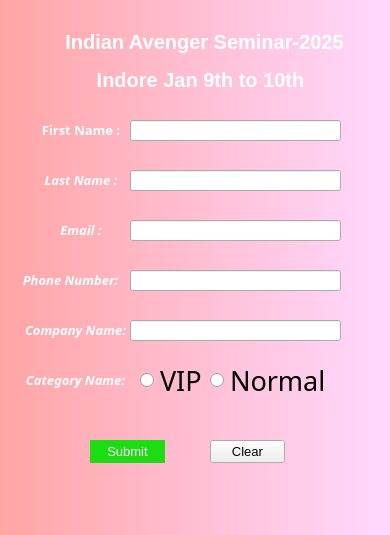
<?xml version="1.0" encoding="UTF-8"?>
<ui version="4.0">
 <class>MainWindow</class>
 <widget class="QMainWindow" name="MainWindow">
  <property name="geometry">
   <rect>
    <x>0</x>
    <y>0</y>
    <width>390</width>
    <height>535</height>
   </rect>
  </property>
  <property name="font">
   <font>
    <pointsize>28</pointsize>
   </font>
  </property>
  <property name="mouseTracking">
   <bool>false</bool>
  </property>
  <property name="windowTitle">
   <string>MainWindow</string>
  </property>
  <property name="styleSheet">
   <string notr="true"/>
  </property>
  <widget class="QWidget" name="centralwidget">
   <property name="styleSheet">
    <string notr="true">QWidget#centralwidget{
background-color: qlineargradient(spread:reflect, x1:0, y1:0, x2:1, y2:0, stop:0 rgba(255, 165, 165, 255), stop:1 rgba(255, 216, 255, 255));}</string>
   </property>
   <widget class="QLabel" name="Heading">
    <property name="geometry">
     <rect>
      <x>50</x>
      <y>30</y>
      <width>309</width>
      <height>24</height>
     </rect>
    </property>
    <property name="font">
     <font>
      <pointsize>15</pointsize>
     </font>
    </property>
    <property name="styleSheet">
     <string notr="true">QMainWindow#MainWindow
selection-background-color: rgb(255, 255, 0);
color: rgb(255, 255, 0);</string>
    </property>
    <property name="text">
     <string>&lt;html&gt;&lt;head/&gt;&lt;body&gt;&lt;p align=&quot;center&quot;&gt;&lt;span style=&quot; font-weight:600; color:#ffffff;&quot;&gt;Indian Avenger Seminar-2025&lt;/span&gt;&lt;/p&gt;&lt;/body&gt;&lt;/html&gt;</string>
    </property>
   </widget>
   <widget class="QLabel" name="F_Name">
    <property name="geometry">
     <rect>
      <x>40</x>
      <y>120</y>
      <width>82</width>
      <height>21</height>
     </rect>
    </property>
    <property name="font">
     <font>
      <family>Segoe UI Black</family>
      <pointsize>10</pointsize>
      <weight>75</weight>
      <italic>false</italic>
      <bold>true</bold>
      <underline>false</underline>
      <strikeout>false</strikeout>
     </font>
    </property>
    <property name="styleSheet">
     <string notr="true">color: rgb(165, 194, 255);</string>
    </property>
    <property name="text">
     <string>&lt;html&gt;&lt;head/&gt;&lt;body&gt;&lt;p align=&quot;center&quot;&gt;&lt;span style=&quot; font-size:10pt; font-weight:600; color:#ffffff;&quot;&gt;First Name :&lt;/span&gt;&lt;/p&gt;&lt;/body&gt;&lt;/html&gt;</string>
    </property>
   </widget>
   <widget class="QLineEdit" name="F_Name_input">
    <property name="geometry">
     <rect>
      <x>130</x>
      <y>120</y>
      <width>211</width>
      <height>21</height>
     </rect>
    </property>
   </widget>
   <widget class="QLineEdit" name="L_Name_input">
    <property name="geometry">
     <rect>
      <x>130</x>
      <y>170</y>
      <width>211</width>
      <height>21</height>
     </rect>
    </property>
   </widget>
   <widget class="QLabel" name="L_Name">
    <property name="geometry">
     <rect>
      <x>40</x>
      <y>170</y>
      <width>82</width>
      <height>21</height>
     </rect>
    </property>
    <property name="font">
     <font>
      <family>Segoe UI Black</family>
      <pointsize>12</pointsize>
      <weight>50</weight>
      <italic>true</italic>
      <bold>false</bold>
     </font>
    </property>
    <property name="text">
     <string>&lt;html&gt;&lt;head/&gt;&lt;body&gt;&lt;p align=&quot;center&quot;&gt;&lt;span style=&quot; font-size:10pt; font-weight:600; color:#ffffff;&quot;&gt;Last Name :&lt;/span&gt;&lt;/p&gt;&lt;/body&gt;&lt;/html&gt;</string>
    </property>
   </widget>
   <widget class="QLineEdit" name="Email_input">
    <property name="geometry">
     <rect>
      <x>130</x>
      <y>220</y>
      <width>211</width>
      <height>21</height>
     </rect>
    </property>
   </widget>
   <widget class="QLabel" name="Email">
    <property name="geometry">
     <rect>
      <x>40</x>
      <y>220</y>
      <width>82</width>
      <height>21</height>
     </rect>
    </property>
    <property name="font">
     <font>
      <family>Segoe UI Black</family>
      <pointsize>12</pointsize>
      <weight>50</weight>
      <italic>true</italic>
      <bold>false</bold>
     </font>
    </property>
    <property name="text">
     <string>&lt;html&gt;&lt;head/&gt;&lt;body&gt;&lt;p align=&quot;center&quot;&gt;&lt;span style=&quot; font-size:10pt; font-weight:600; color:#ffffff;&quot;&gt;Email :&lt;/span&gt;&lt;/p&gt;&lt;/body&gt;&lt;/html&gt;</string>
    </property>
   </widget>
   <widget class="QLineEdit" name="Number_input">
    <property name="geometry">
     <rect>
      <x>130</x>
      <y>270</y>
      <width>211</width>
      <height>21</height>
     </rect>
    </property>
   </widget>
   <widget class="QLabel" name="Number">
    <property name="geometry">
     <rect>
      <x>20</x>
      <y>270</y>
      <width>101</width>
      <height>21</height>
     </rect>
    </property>
    <property name="font">
     <font>
      <family>Segoe UI Black</family>
      <pointsize>12</pointsize>
      <weight>50</weight>
      <italic>true</italic>
      <bold>false</bold>
     </font>
    </property>
    <property name="text">
     <string>&lt;html&gt;&lt;head/&gt;&lt;body&gt;&lt;p align=&quot;center&quot;&gt;&lt;span style=&quot; font-size:10pt; font-weight:600; color:#ffffff;&quot;&gt;Phone Number:&lt;/span&gt;&lt;/p&gt;&lt;/body&gt;&lt;/html&gt;</string>
    </property>
   </widget>
   <widget class="QLineEdit" name="Company_input">
    <property name="geometry">
     <rect>
      <x>130</x>
      <y>320</y>
      <width>211</width>
      <height>21</height>
     </rect>
    </property>
   </widget>
   <widget class="QLabel" name="Company">
    <property name="geometry">
     <rect>
      <x>20</x>
      <y>320</y>
      <width>111</width>
      <height>21</height>
     </rect>
    </property>
    <property name="font">
     <font>
      <family>Segoe UI Black</family>
      <pointsize>12</pointsize>
      <weight>50</weight>
      <italic>true</italic>
      <bold>false</bold>
     </font>
    </property>
    <property name="text">
     <string>&lt;html&gt;&lt;head/&gt;&lt;body&gt;&lt;p align=&quot;center&quot;&gt;&lt;span style=&quot; font-size:10pt; font-weight:600; color:#ffffff;&quot;&gt;Company Name:&lt;/span&gt;&lt;/p&gt;&lt;/body&gt;&lt;/html&gt;</string>
    </property>
   </widget>
   <widget class="QLabel" name="Heading_2">
    <property name="geometry">
     <rect>
      <x>80</x>
      <y>60</y>
      <width>241</width>
      <height>41</height>
     </rect>
    </property>
    <property name="font">
     <font>
      <pointsize>15</pointsize>
     </font>
    </property>
    <property name="styleSheet">
     <string notr="true">QMainWindow#MainWindow
selection-background-color: rgb(255, 255, 0);</string>
    </property>
    <property name="text">
     <string>&lt;html&gt;&lt;head/&gt;&lt;body&gt;&lt;p align=&quot;center&quot;&gt;&lt;span style=&quot; font-weight:600; color:#ffffff;&quot;&gt;Indore Jan 9th to 10th&lt;/span&gt;&lt;/p&gt;&lt;/body&gt;&lt;/html&gt;</string>
    </property>
   </widget>
   <widget class="QLabel" name="Category">
    <property name="geometry">
     <rect>
      <x>20</x>
      <y>360</y>
      <width>111</width>
      <height>41</height>
     </rect>
    </property>
    <property name="font">
     <font>
      <family>Segoe UI Black</family>
      <pointsize>12</pointsize>
      <weight>50</weight>
      <italic>true</italic>
      <bold>false</bold>
     </font>
    </property>
    <property name="styleSheet">
     <string notr="true">color: qconicalgradient(cx:0, cy:0, angle:135, stop:0 rgba(255, 255, 0, 69), stop:0.375 rgba(255, 255, 0, 69), stop:0.423533 rgba(251, 255, 0, 145), stop:0.45 rgba(247, 255, 0, 208), stop:0.477581 rgba(255, 244, 71, 130), stop:0.518717 rgba(255, 218, 71, 130), stop:0.55 rgba(255, 255, 0, 255), stop:0.57754 rgba(255, 203, 0, 130), stop:0.625 rgba(255, 255, 0, 69), stop:1 rgba(255, 255, 0, 69));</string>
    </property>
    <property name="text">
     <string>&lt;html&gt;&lt;head/&gt;&lt;body&gt;&lt;p align=&quot;center&quot;&gt;&lt;span style=&quot; font-size:10pt; font-weight:600; color:#ffffff;&quot;&gt;Category Name:&lt;/span&gt;&lt;/p&gt;&lt;/body&gt;&lt;/html&gt;</string>
    </property>
   </widget>
   <widget class="QRadioButton" name="Vip">
    <property name="geometry">
     <rect>
      <x>140</x>
      <y>360</y>
      <width>91</width>
      <height>41</height>
     </rect>
    </property>
    <property name="font">
     <font>
      <family>Arial Rounded MT Bold</family>
      <pointsize>20</pointsize>
      <weight>50</weight>
      <italic>false</italic>
      <bold>false</bold>
     </font>
    </property>
    <property name="styleSheet">
     <string notr="true">font: 20pt &quot;Arial Rounded MT Bold&quot;;
color: qconicalgradient(cx:0.5, cy:0.5, angle:0, stop:0 rgba(35, 40, 3, 255), stop:0.16 rgba(136, 106, 22, 255), stop:0.225 rgba(166, 140, 41, 255), stop:0.285 rgba(204, 181, 74, 255), stop:0.345 rgba(235, 219, 102, 255), stop:0.415 rgba(245, 236, 112, 255), stop:0.52 rgba(209, 190, 76, 255), stop:0.57 rgba(187, 156, 51, 255), stop:0.635 rgba(168, 142, 42, 255), stop:0.695 rgba(202, 174, 68, 255), stop:0.75 rgba(218, 202, 86, 255), stop:0.815 rgba(208, 187, 73, 255), stop:0.88 rgba(187, 156, 51, 255), stop:0.935 rgba(137, 108, 26, 255), stop:1 rgba(35, 40, 3, 255));</string>
    </property>
    <property name="text">
     <string>VIP</string>
    </property>
   </widget>
   <widget class="QPushButton" name="Sumbit_Button">
    <property name="geometry">
     <rect>
      <x>90</x>
      <y>440</y>
      <width>75</width>
      <height>23</height>
     </rect>
    </property>
    <property name="font">
     <font>
      <pointsize>10</pointsize>
     </font>
    </property>
    <property name="styleSheet">
     <string notr="true">border-radius:20px;background:rgb(29, 220, 20);color:rgb(255, 255, 255)</string>
    </property>
    <property name="text">
     <string>Submit</string>
    </property>
   </widget>
   <widget class="QPushButton" name="Clear_button">
    <property name="geometry">
     <rect>
      <x>210</x>
      <y>440</y>
      <width>75</width>
      <height>23</height>
     </rect>
    </property>
    <property name="font">
     <font>
      <pointsize>10</pointsize>
     </font>
    </property>
    <property name="text">
     <string>Clear</string>
    </property>
   </widget>
   <widget class="QRadioButton" name="Normal">
    <property name="geometry">
     <rect>
      <x>210</x>
      <y>360</y>
      <width>131</width>
      <height>41</height>
     </rect>
    </property>
    <property name="font">
     <font>
      <family>Arial Rounded MT Bold</family>
      <pointsize>20</pointsize>
      <weight>50</weight>
      <italic>false</italic>
      <bold>false</bold>
     </font>
    </property>
    <property name="styleSheet">
     <string notr="true">font: 20pt &quot;Arial Rounded MT Bold&quot;;
color: qconicalgradient(cx:0.5, cy:0.5, angle:0, stop:0 rgba(35, 40, 3, 255), stop:0.16 rgba(136, 106, 22, 255), stop:0.225 rgba(166, 140, 41, 255), stop:0.285 rgba(204, 181, 74, 255), stop:0.345 rgba(235, 219, 102, 255), stop:0.415 rgba(245, 236, 112, 255), stop:0.52 rgba(209, 190, 76, 255), stop:0.57 rgba(187, 156, 51, 255), stop:0.635 rgba(168, 142, 42, 255), stop:0.695 rgba(202, 174, 68, 255), stop:0.75 rgba(218, 202, 86, 255), stop:0.815 rgba(208, 187, 73, 255), stop:0.88 rgba(187, 156, 51, 255), stop:0.935 rgba(137, 108, 26, 255), stop:1 rgba(35, 40, 3, 255));</string>
    </property>
    <property name="text">
     <string>Normal</string>
    </property>
   </widget>
  </widget>
 </widget>
 <resources/>
 <connections/>
</ui>
